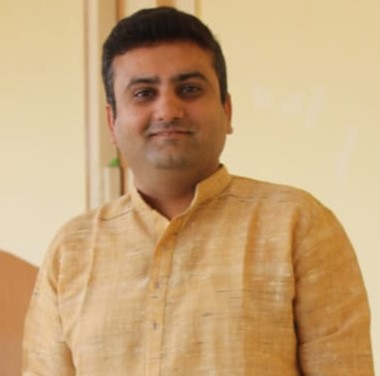
#> input picture WordCloudPython/my_pic.jpg, 380 x 376 px, given in place of the camera
$ python EdgeDetection.py   (older library calls are emulated)
#> lines starting #> are read from the running program, lines starting #| are printed output that depends on the picture
import cv2
import numpy as np

cap=cv2.VideoCapture(0)

while True:
    _, frame=cap.read()
#> frame is the input picture: shape (376, 380, 3); mean B, G, R 121.9, 165.5, 199.6

    laplacian=cv2.Laplacian(frame, cv2.CV_64F)
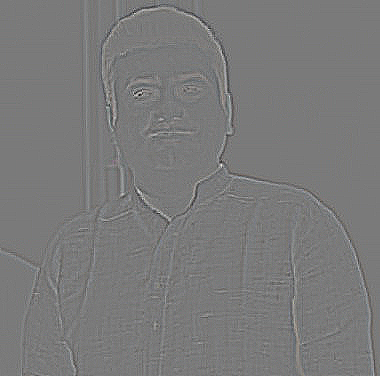
#> laplacian: shape (376, 380, 3) float64; mean B, G, R 0, 0, 0; drawn with min black and max white
    sobelx=cv2.Sobel(frame,cv2.CV_64F, 1, 0, ksize=5)
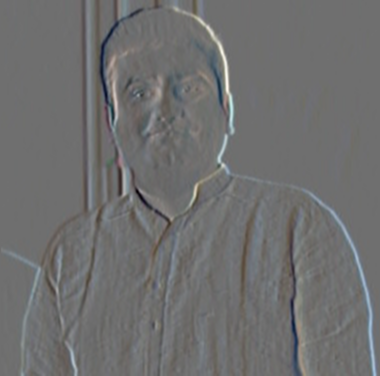
#> sobelx: shape (376, 380, 3) float64; mean B, G, R 10.8, 9.1, 4.2; drawn with min black and max white
    sobely=cv2.Sobel(frame,cv2.CV_64F,0,1,ksize=5)
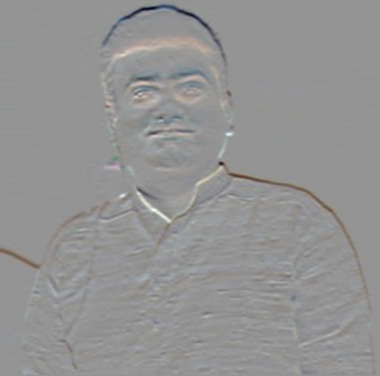
#> sobely: shape (376, 380, 3) float64; mean B, G, R -13.5, -13, -7.9; drawn with min black and max white
    edges=cv2.Canny(frame,100,200)
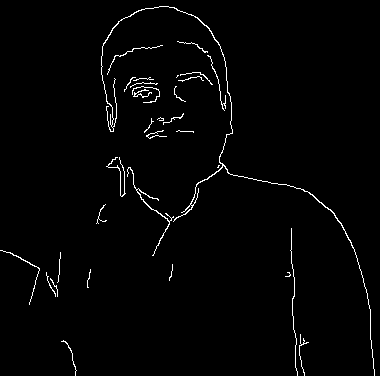
#> edges: shape (376, 380); 1.7% white in thin lines or dots

    cv2.imshow('original',frame)
    cv2.imshow('laplacian',laplacian)
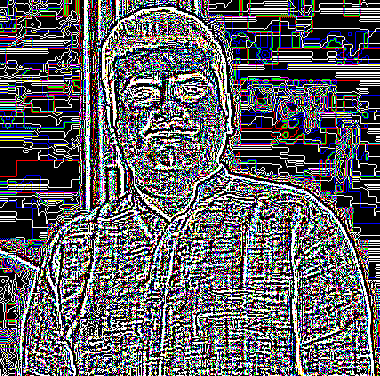
#> window 'laplacian': shape (376, 380, 3); mean B, G, R 98.9, 94.4, 95
    cv2.imshow('sobelx',sobelx)
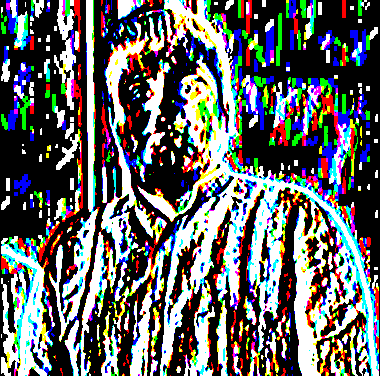
#> window 'sobelx': shape (376, 380, 3); mean B, G, R 101.6, 101.5, 99.5
    cv2.imshow('sobely',sobely)
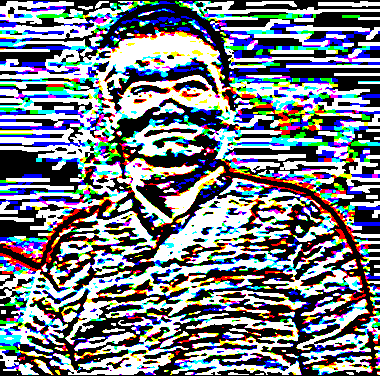
#> window 'sobely': shape (376, 380, 3); mean B, G, R 133.4, 124.9, 118.6
    cv2.imshow('edges',edges)


    k=cv2.waitKey(5) & 0xFF
#> (key Esc is pressed here)
    if k==27:
        break


cv2.destroyAllWindows()
cap.release()
